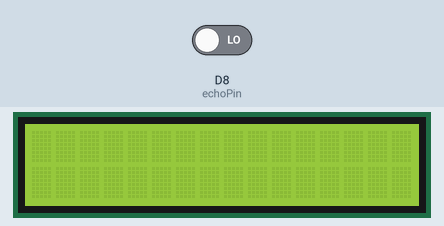
Recording of a sketch running on a simulated ESP8266 (NodeMCU). Parts: 16×2 character LCD. The test bench sets the inputs (shaded band); at power-on: D8 (echoPin) LOW.

Above: at 0.2 s.
At 1.2 s:
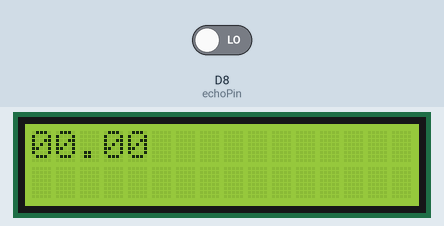

The sketch:

ultrasonic.ino
```cpp
#include <LiquidCrystal_I2C.h>

int trigPin=D9;
int echoPin=D8;

LiquidCrystal_I2C  LCD(0x3F, 16,2);

void setup() {
  pinMode(trigPin, OUTPUT);
   LCD.begin(0,0);
  LCD.init();
  LCD.backlight();
  LCD.print("Hello World!");
}

void loop() {
  LCD.clear();
  float duration,distance;
  digitalWrite(trigPin,HIGH);
  delay(10);
  digitalWrite(trigPin,LOW);

  duration= pulseIn(echoPin, HIGH);
  distance=((float)(340*duration)/10000)/2;
  LCD.setCursor(0,0);
  LCD.print(duration);
  LCD.setCursor(1,0);
  LCD.print(distance);

  delay(10000);
}
```

Measured:
- what the display in image 1 shows lasts 10.0 s, from 1.2 s to 11.2 s
